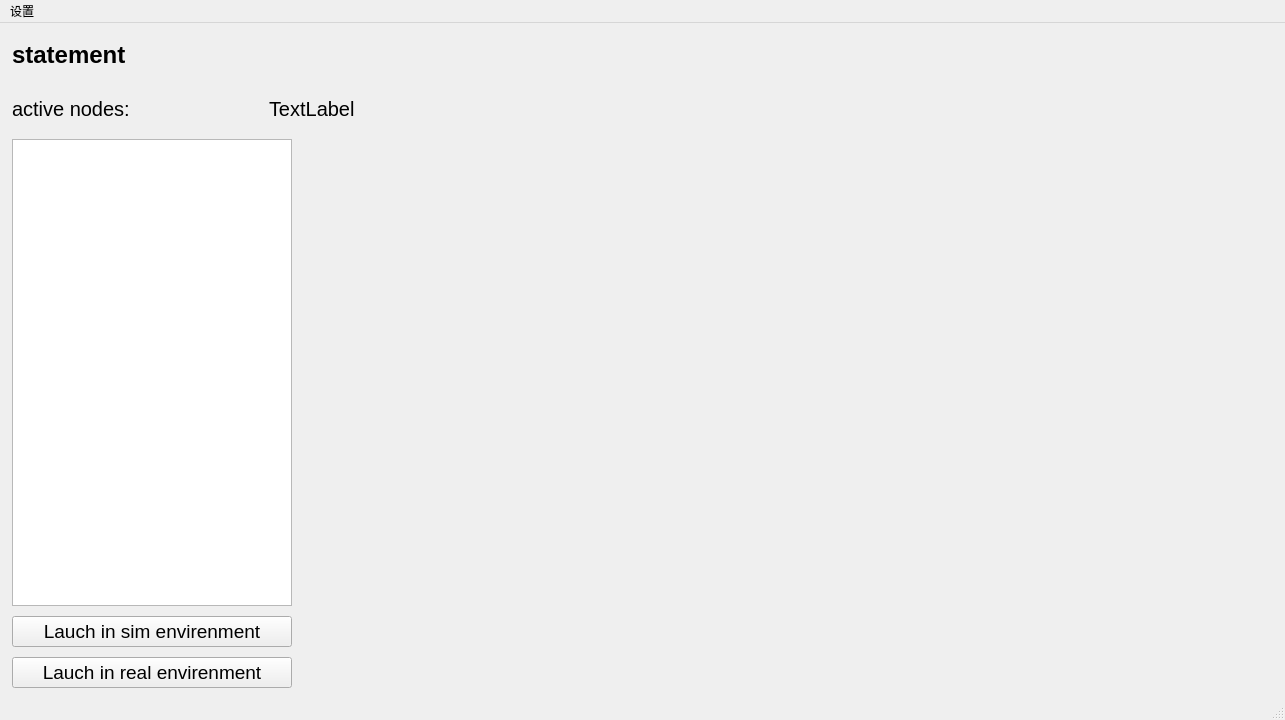
<?xml version="1.0" encoding="UTF-8"?>
<ui version="4.0">
 <class>AUV_UI</class>
 <widget class="QMainWindow" name="AUV_UI">
  <property name="geometry">
   <rect>
    <x>0</x>
    <y>0</y>
    <width>1285</width>
    <height>720</height>
   </rect>
  </property>
  <property name="windowTitle">
   <string>MainWindow</string>
  </property>
  <widget class="QWidget" name="centralwidget">
    <layout class="QVBoxLayout" name="mainLayout">
     <property name="leftMargin">
      <number>12</number>
     </property>
     <property name="topMargin">
      <number>8</number>
     </property>
     <property name="rightMargin">
      <number>12</number>
     </property>
     <property name="bottomMargin">
      <number>10</number>
     </property>
     <property name="spacing">
      <number>10</number>
     </property>
     <item>
      <widget class="QLabel" name="statement">
          <property name="minimumSize">
           <size>
            <width>0</width>
            <height>48</height>
           </size>
          </property>
          <property name="maximumSize">
           <size>
            <width>16777215</width>
            <height>48</height>
           </size>
          </property>
        <property name="font">
         <font>
          <pointsize>18</pointsize>
          <bold>true</bold>
         </font>
        </property>
          <property name="alignment">
           <set>Qt::AlignVCenter|Qt::AlignLeft</set>
          </property>
        <property name="text">
         <string>statement</string>
        </property>
      </widget>
     </item>
     <item>
        <widget class="QWidget" name="statusRow">
         <property name="minimumSize">
          <size>
           <width>0</width>
           <height>40</height>
          </size>
         </property>
         <property name="maximumSize">
          <size>
           <width>16777215</width>
           <height>40</height>
          </size>
         </property>
         <layout class="QHBoxLayout" name="statusLayout" stretch="1,4">
          <property name="leftMargin">
           <number>0</number>
          </property>
          <property name="topMargin">
           <number>0</number>
          </property>
          <property name="rightMargin">
           <number>0</number>
          </property>
          <property name="bottomMargin">
           <number>0</number>
          </property>
          <item>
           <widget class="QLabel" name="lable_node">
            <property name="font">
              <font>
               <pointsize>15</pointsize>
              </font>
            </property>
            <property name="alignment">
             <set>Qt::AlignVCenter|Qt::AlignLeft</set>
            </property>
            <property name="text">
              <string>active nodes:</string>
            </property>
           </widget>
          </item>
          <item>
           <widget class="QLabel" name="label_motion">
            <property name="font">
              <font>
               <pointsize>15</pointsize>
              </font>
            </property>
            <property name="alignment">
             <set>Qt::AlignVCenter|Qt::AlignLeft</set>
            </property>
            <property name="text">
              <string>TextLabel</string>
            </property>
           </widget>
          </item>
         </layout>
        </widget>
     </item>
     <item>
      <layout class="QHBoxLayout" name="contentLayout" stretch="0,1">
       <property name="spacing">
        <number>12</number>
       </property>
       <property name="leftMargin">
        <number>0</number>
       </property>
       <property name="topMargin">
        <number>0</number>
       </property>
       <property name="rightMargin">
        <number>0</number>
       </property>
       <property name="bottomMargin">
        <number>0</number>
       </property>
       <item>
        <widget class="QWidget" name="leftPane">
         <property name="minimumSize">
          <size>
           <width>280</width>
           <height>0</height>
          </size>
         </property>
         <property name="maximumSize">
          <size>
           <width>280</width>
           <height>16777215</height>
          </size>
         </property>
         <layout class="QVBoxLayout" name="leftPaneLayout">
          <property name="spacing">
           <number>10</number>
          </property>
          <property name="leftMargin">
           <number>0</number>
          </property>
          <property name="topMargin">
           <number>0</number>
          </property>
          <property name="rightMargin">
           <number>0</number>
          </property>
          <property name="bottomMargin">
           <number>0</number>
          </property>
          <item>
           <widget class="QListWidget" name="lisr_node">
            <property name="minimumSize">
             <size>
              <width>220</width>
              <height>320</height>
             </size>
            </property>
           </widget>
          </item>
          <item>
           <layout class="QVBoxLayout" name="controlButtonsLayout">
            <item>
             <widget class="QPushButton" name="button_sim_lauch">
              <property name="font">
               <font>
                <pointsize>14</pointsize>
               </font>
              </property>
              <property name="text">
               <string>Lauch in sim envirenment</string>
              </property>
             </widget>
            </item>
            <item>
             <widget class="QPushButton" name="real_lauch_button">
              <property name="font">
               <font>
                <pointsize>14</pointsize>
               </font>
              </property>
              <property name="text">
               <string>Lauch in real envirenment</string>
              </property>
             </widget>
            </item>
           </layout>
          </item>
         </layout>
        </widget>
       </item>
       <item>
        <widget class="QWidget" name="widget" native="true">
         <property name="minimumSize">
          <size>
           <width>540</width>
           <height>420</height>
          </size>
         </property>
        </widget>
       </item>
      </layout>
     </item>
    </layout>
  </widget>
  <widget class="QMenuBar" name="menubar">
   <property name="geometry">
    <rect>
     <x>0</x>
     <y>0</y>
     <width>1285</width>
     <height>27</height>
    </rect>
   </property>
   <widget class="QMenu" name="menu">
    <property name="title">
     <string>设置</string>
    </property>
    <addaction name="action"/>
   </widget>
   <addaction name="menu"/>
  </widget>
  <widget class="QStatusBar" name="statusbar"/>
  <action name="action">
   <property name="text">
    <string>设置仿真启动</string>
   </property>
  </action>
 </widget>
 <resources/>
 <connections/>
</ui>
